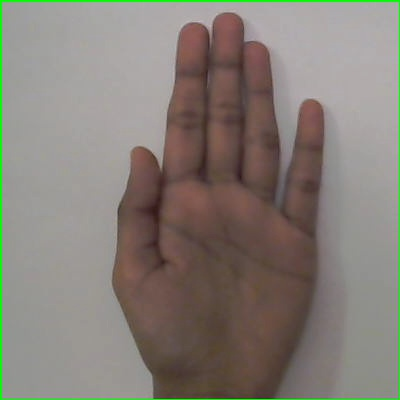
#> input picture Haar testing/pos/pos-0.jpg, 400 x 400 px
$ python -i visualize.py   (imports and definitions only)   (older library calls are emulated)
#> lines starting #> are read from the running program, lines starting #| are printed output that depends on the picture; after the words box and inside, x2 and y2 are one past the last pixel; in counts of white or black regions, pixels touching at a corner belong together
#> further down, picture is the input picture: shape (400, 400, 3); mean B, G, R 119.2, 127, 133.6
#!/usr/bin/env python3
# -*- coding: utf-8 -*-
"""
Created on Wed Nov 15 20:15:18 2017

@author: ron
"""

import cv2

def boundCountours(image):
    gray = cv2.cvtColor(image,cv2.COLOR_BGR2GRAY)
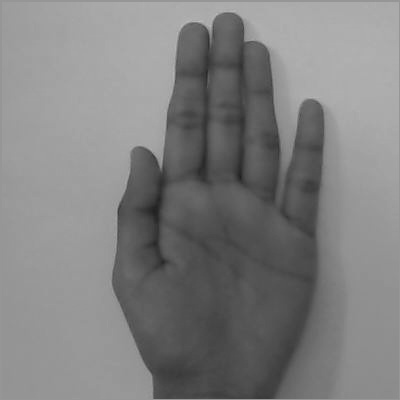
#> gray: shape (400, 400); min 29, max 193, mean 128.1
    blur = cv2.GaussianBlur(gray,(5,5),0)
    ret,thresh1 = cv2.threshold(blur,60,255,cv2.THRESH_BINARY_INV+cv2.THRESH_OTSU)
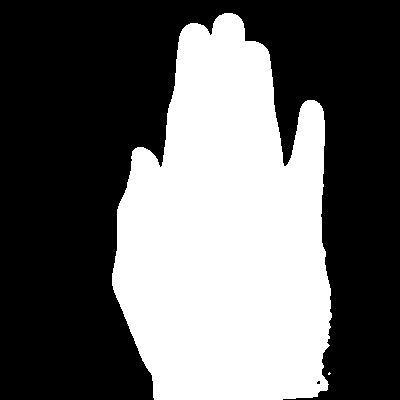
#> thresh1: shape (400, 400); 39.4% white; 2 white regions (1 under 20 px)
#> ret = 120
    ig, contours, hierarchy = cv2.findContours(thresh1,cv2.RETR_TREE,cv2.CHAIN_APPROX_SIMPLE)
#> contours = 3 contours, 2 with area under 20; largest, box (x1, y1, x2, y2) and area: (112, 13, 332, 400) 62416
    max_area=0
    ci=0
    for i in range(len(contours)):
        cnt=contours[i]
        area = cv2.contourArea(cnt)
        if(area>max_area):
            max_area=area
            ci=i
            cnt = contours[ci]
            hull = cv2.convexHull(cnt)
#> this loop made 3 passes
#> (area, max_area, ci) on pass 2: (62416.5, 62416.5, 1)
#> after the loop, ci = 1; hull = contour of 30 points, box (x1, y1, x2, y2) (112, 13, 332, 400), area 68515; max_area = 62416.5

    cv2.drawContours(image,[cnt],0,(0,255,0),2)
#> image: shape (400, 400, 3); 0.03% of pixels changed, all inside (x1, y1, x2, y2) = (315, 379, 322, 386)
    cv2.drawContours(image,[hull],0,(0,0,255),2)
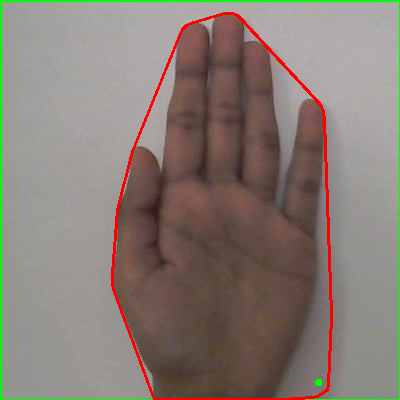
#> image: shape (400, 400, 3); mean B, G, R 117, 124.5, 135.8
    return image

>>> import cv2
>>> picture = cv2.imread('pos/pos-0.jpg')
>>> result = boundCountours(picture)

$ run again, on Haar testing/pos/pos-1.jpg
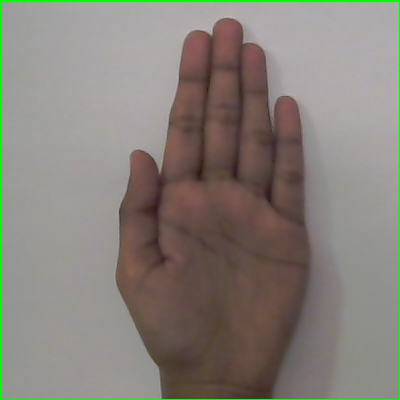
#> input picture Haar testing/pos/pos-1.jpg, 400 x 400 px
#> picture is the input picture: shape (400, 400, 3); mean B, G, R 121.6, 129, 134.8
#> in boundCountours, `ret,thresh1 = cv2.threshold(blur,60,255,cv2.THRESH_BINARY_INV+cv2.THRE..`:
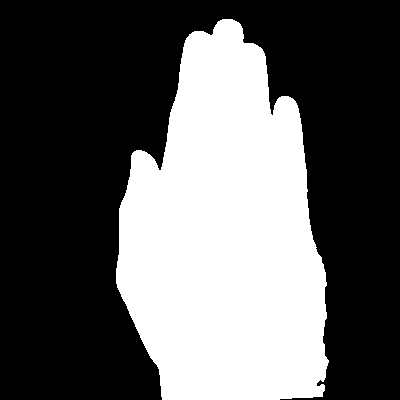
#> thresh1: shape (400, 400); 36.8% white; 1 white region
#> ret = 120
#> contours = 1 contour; box (x1, y1, x2, y2) and area: (116, 19, 329, 400) 58308
#> the loop in boundCountours, `for i in range(len(contours)):` made 1 pass
#> (area, max_area, ci) on pass 1: (58308.5, 58308.5, 0)
#> after the loop in boundCountours, `for i in range(len(contours)):`: ci = 0; hull = contour of 29 points, box (x1, y1, x2, y2) (116, 19, 329, 400), area 62658; max_area = 58308.5
#> in boundCountours, `cv2.drawContours(image,[hull],0,(0,0,255),2)`:
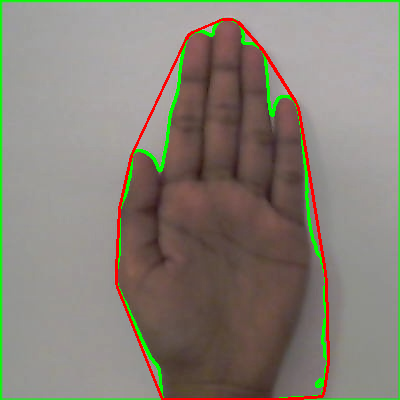
#> image: shape (400, 400, 3); mean B, G, R 118, 128.8, 135.1

$ run again, on Haar testing/pos/pos-10.jpg
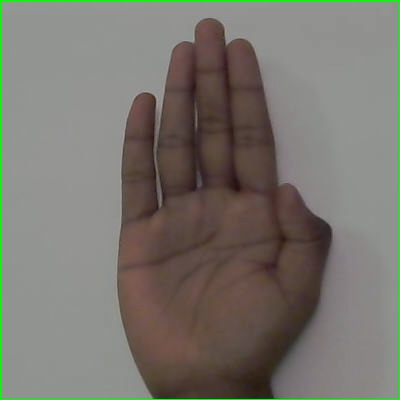
#> input picture Haar testing/pos/pos-10.jpg, 400 x 400 px
#> picture is the input picture: shape (400, 400, 3); mean B, G, R 110.1, 117.9, 120.8
#> in boundCountours, `ret,thresh1 = cv2.threshold(blur,60,255,cv2.THRESH_BINARY_INV+cv2.THRE..`:
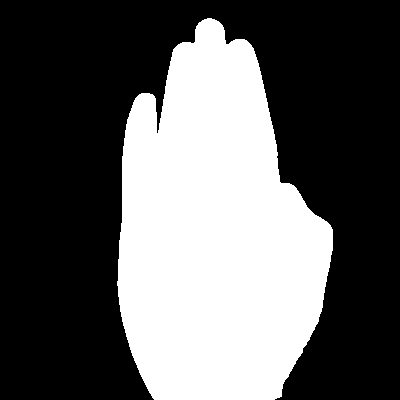
#> thresh1: shape (400, 400); 36.9% white; 1 white region
#> ret = 108
#> contours = 1 contour; box (x1, y1, x2, y2) and area: (117, 18, 333, 400) 58441
#> the loop in boundCountours, `for i in range(len(contours)):` made 1 pass
#> (area, max_area, ci) on pass 1: (58441, 58441, 0)
#> after the loop in boundCountours, `for i in range(len(contours)):`: ci = 0; hull = contour of 43 points, box (x1, y1, x2, y2) (117, 18, 333, 400), area 62422; max_area = 58441
#> in boundCountours, `cv2.drawContours(image,[hull],0,(0,0,255),2)`:
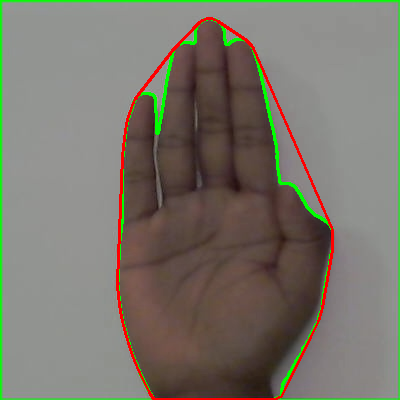
#> image: shape (400, 400, 3); mean B, G, R 107.3, 117.7, 121.9

$ run again, on Haar testing/pos/pos-11.jpg
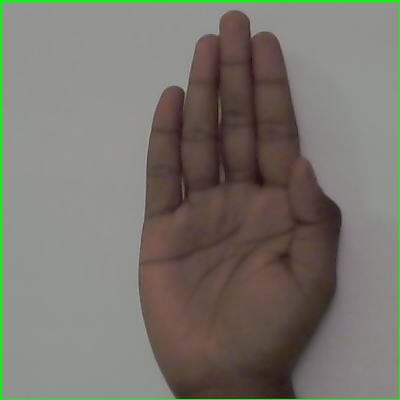
#> input picture Haar testing/pos/pos-11.jpg, 400 x 400 px
#> picture is the input picture: shape (400, 400, 3); mean B, G, R 110, 117.5, 120.8
#> in boundCountours, `ret,thresh1 = cv2.threshold(blur,60,255,cv2.THRESH_BINARY_INV+cv2.THRE..`:
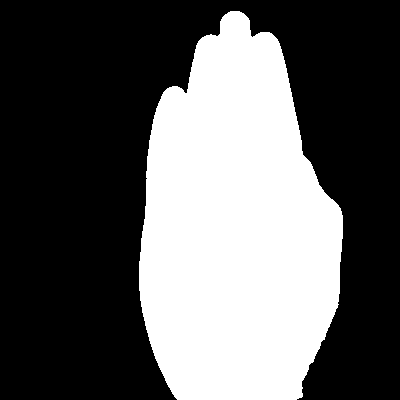
#> thresh1: shape (400, 400); 37% white; 1 white region
#> ret = 108
#> contours = 1 contour; box (x1, y1, x2, y2) and area: (139, 11, 343, 400) 58660
#> the loop in boundCountours, `for i in range(len(contours)):` made 1 pass
#> (area, max_area, ci) on pass 1: (58660, 58660, 0)
#> after the loop in boundCountours, `for i in range(len(contours)):`: ci = 0; hull = contour of 42 points, box (x1, y1, x2, y2) (139, 11, 343, 400), area 61420; max_area = 58660
#> in boundCountours, `cv2.drawContours(image,[hull],0,(0,0,255),2)`:
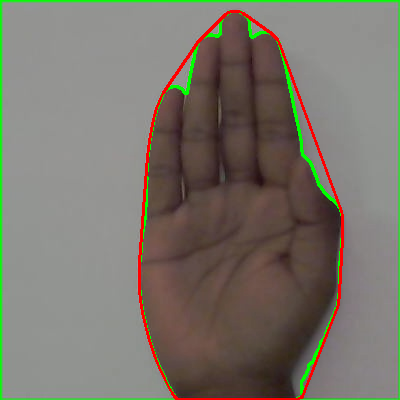
#> image: shape (400, 400, 3); mean B, G, R 107.2, 117.1, 122.1
